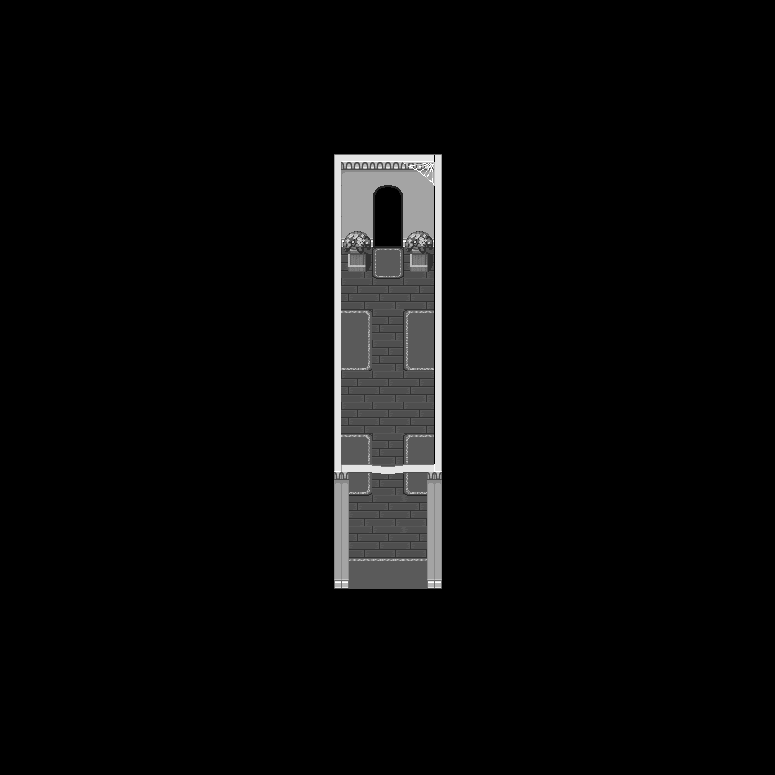

The image is a tile-based game level rendered from a .tmx file. Its description and source (layers, tilesets, objects; grid data summarised) follow:
An orthogonal 25x25 tile map with 31x31 px tiles, 5 tile layers (Capa de patrones 0, Capa de patrones 1, Capa de patrones 2, Capa de patrones 3, ...), 2 tilesets and 8 objects (habitacion).

<map version="1.10" tiledversion="1.10.1" orientation="orthogonal" renderorder="right-down" width="25" height="25" tilewidth="31" tileheight="31" infinite="0" nextlayerid="9" nextobjectid="65">
 <tileset firstgid="1" source="OverWorld.Interiores.tsx" />
 <tileset firstgid="321" source="OverWorld.tsx" />
 <layer id="1" name="Capa de patrones 0" width="25" height="25">
  <data>[625 cells, 571 non-empty, 8 distinct tile ids]</data>
 </layer>
 <layer id="2" name="Capa de patrones 1" width="25" height="25">
  <data>[625 cells, 147 non-empty, 9 distinct tile ids]</data>
 </layer>
 <layer id="3" name="Capa de patrones 2" width="25" height="25">
  <data>[625 cells, 29 non-empty, 9 distinct tile ids]</data>
 </layer>
 <layer id="4" name="Capa de patrones 3" width="25" height="25">
  <data>[625 cells, 7 non-empty, 5 distinct tile ids]</data>
 </layer>
 <layer id="7" name="Capa de patrones 4" width="25" height="25">
  <data>[625 cells, 22 non-empty, 9 distinct tile ids]</data>
 </layer>
 <objectgroup id="6" name="Teletransportes">
  <object id="63" name="habitacion" x="372" y="217" width="31" height="31">
   <properties>
    <property name="name" value="habitacion" />
   </properties>
  </object>
  <object id="64" x="372" y="558" width="31" height="31">
   <properties>
    <property name="name" value="Start" />
   </properties>
  </object>
 </objectgroup>
 <objectgroup id="8" name="npc" />
 <objectgroup id="5" name="Sólidos">
  <properties>
   <property name="name" value="Solid" />
  </properties>
  <object id="51" x="0" y="-1" width="340.995" height="775.995">
   <properties>
    <property name="name" value="Solid" />
   </properties>
  </object>
  <object id="55" x="434" y="0" width="342.005" height="775.995">
   <properties>
    <property name="name" value="Solid" />
   </properties>
  </object>
  <object id="56" x="341" y="589" width="93" height="186">
   <properties>
    <property name="name" value="Solid" />
   </properties>
  </object>
  <object id="59" x="341" y="0" width="93" height="217">
   <properties>
    <property name="name" value="Solid" />
   </properties>
  </object>
  <object id="60" x="341" y="217" width="31" height="62">
   <properties>
    <property name="name" value="Solid" />
   </properties>
  </object>
  <object id="61" x="403" y="217" width="31" height="62">
   <properties>
    <property name="name" value="Solid" />
   </properties>
  </object>
 </objectgroup>
</map>
